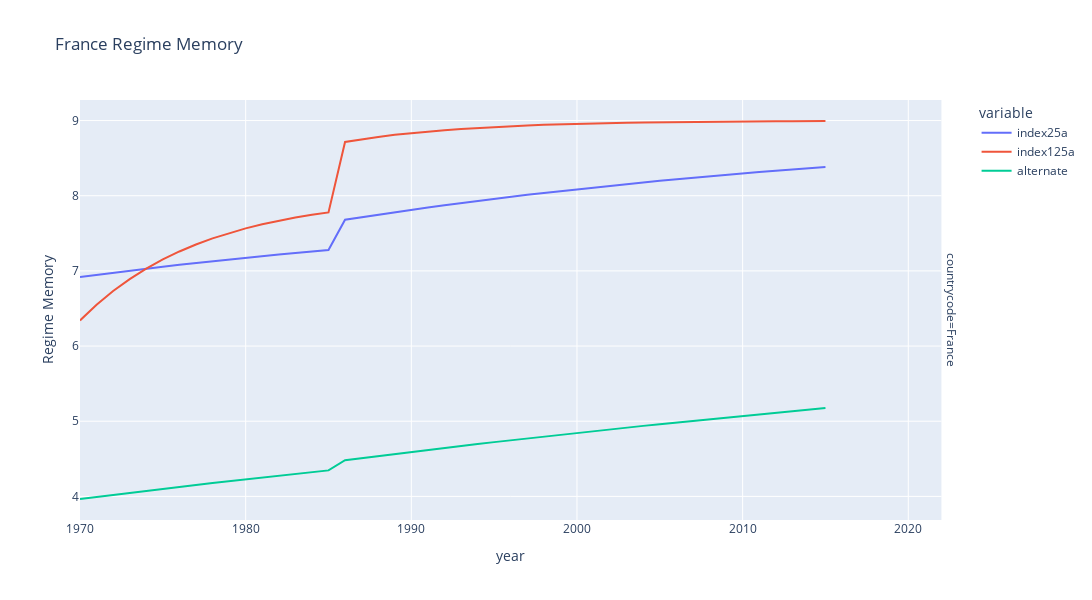

This figure's notebook cell:
### Code cell
# Criando o gráfico para a França com o Plotly
fig = px.line(data_france, x='year', y=['index25a', 'index125a', 'alternate'], 
              facet_row='countrycode', facet_row_spacing=0.05,
              labels={'index25a': '2.5% depreciation', 'index125a': '12.5% depreciation', 'alternate': 'alternate'},
              title='France Regime Memory',
              width=1400, height=600)

# Dando um update no layout
fig.update_layout(yaxis=dict(title='Regime Memory'))

# Mostando o gráfico
fig.show()

### Figure 1 — Plotly figure (JSON) as saved in the notebook; plotly's stock layout.template omitted (floating-point values rounded to 4 significant figures)
{"data": [{"hovertemplate": "variable=index25a<br>countrycode=France<br>year=%{x}<br>value=%{y}<extra></extra>", "legendgroup": "index25a", "line": {"color": "#636efa", "dash": "solid"}, "marker": {"symbol": "circle"}, "mode": "lines", "name": "index25a", "orientation": "v", "showlegend": true, "type": "scatter", "x": [1970, 1971, 1972, 1973, 1974, 1975, 1976, 1977, 1978, 1979, 1980, 1981, 1982, 1983, 1984, 1985, 1986, 1987, 1988, 1989, 1990, 1991, 1992, 1993, 1994, 1995, 1996, 1997, 1998, 1999, 2000, 2001, 2002, 2003, 2004, 2005, 2006, 2007, 2008, 2009, 2010, 2011, 2012, 2013, 2014, 2015, 2016, 2017, 2018, 2019, 2020, 2021, 2022], "xaxis": "x", "y": [6.92, 6.948, 6.977, 7.004, 7.03, 7.056, 7.081, 7.106, 7.129, 7.152, 7.175, 7.196, 7.218, 7.238, 7.258, 7.278, 7.68, 7.714, 7.748, 7.781, 7.812, 7.843, 7.873, 7.903, 7.931, 7.959, 7.986, 8.012, 8.038, 8.063, 8.087, 8.11, 8.133, 8.156, 8.177, 8.199, 8.219, 8.239, 8.259, 8.278, 8.296, 8.314, 8.332, 8.349, 8.366, 8.382, null, null, null, null, null, null, null], "yaxis": "y"}, {"hovertemplate": "variable=index125a<br>countrycode=France<br>year=%{x}<br>value=%{y}<extra></extra>", "legendgroup": "index125a", "line": {"color": "#EF553B", "dash": "solid"}, "marker": {"symbol": "circle"}, "mode": "lines", "name": "index125a", "orientation": "v", "showlegend": true, "type": "scatter", "x": [1970, 1971, 1972, 1973, 1974, 1975, 1976, 1977, 1978, 1979, 1980, 1981, 1982, 1983, 1984, 1985, 1986, 1987, 1988, 1989, 1990, 1991, 1992, 1993, 1994, 1995, 1996, 1997, 1998, 1999, 2000, 2001, 2002, 2003, 2004, 2005, 2006, 2007, 2008, 2009, 2010, 2011, 2012, 2013, 2014, 2015, 2016, 2017, 2018, 2019, 2020, 2021, 2022], "xaxis": "x", "y": [6.34, 6.549, 6.732, 6.891, 7.03, 7.152, 7.259, 7.351, 7.433, 7.504, 7.566, 7.62, 7.668, 7.709, 7.746, 7.778, 8.716, 8.752, 8.783, 8.81, 8.834, 8.854, 8.873, 8.889, 8.902, 8.915, 8.925, 8.935, 8.943, 8.95, 8.956, 8.962, 8.966, 8.971, 8.974, 8.978, 8.98, 8.983, 8.985, 8.987, 8.988, 8.99, 8.991, 8.992, 8.993, 8.994, null, null, null, null, null, null, null], "yaxis": "y"}, {"hovertemplate": "variable=alternate<br>countrycode=France<br>year=%{x}<br>value=%{y}<extra></extra>", "legendgroup": "alternate", "line": {"color": "#00cc96", "dash": "solid"}, "marker": {"symbol": "circle"}, "mode": "lines", "name": "alternate", "orientation": "v", "showlegend": true, "type": "scatter", "x": [1970, 1971, 1972, 1973, 1974, 1975, 1976, 1977, 1978, 1979, 1980, 1981, 1982, 1983, 1984, 1985, 1986, 1987, 1988, 1989, 1990, 1991, 1992, 1993, 1994, 1995, 1996, 1997, 1998, 1999, 2000, 2001, 2002, 2003, 2004, 2005, 2006, 2007, 2008, 2009, 2010, 2011, 2012, 2013, 2014, 2015, 2016, 2017, 2018, 2019, 2020, 2021, 2022], "xaxis": "x", "y": [3.965, 3.993, 4.021, 4.048, 4.074, 4.101, 4.127, 4.152, 4.178, 4.203, 4.227, 4.252, 4.276, 4.299, 4.323, 4.346, 4.481, 4.509, 4.537, 4.564, 4.591, 4.618, 4.645, 4.671, 4.696, 4.722, 4.747, 4.772, 4.797, 4.821, 4.845, 4.869, 4.892, 4.915, 4.938, 4.961, 4.983, 5.006, 5.027, 5.049, 5.071, 5.092, 5.113, 5.134, 5.154, 5.175, null, null, null, null, null, null, null], "yaxis": "y"}], "layout": {"annotations": [{"font": {}, "showarrow": false, "text": "countrycode=France", "textangle": 90, "x": 0.98, "xanchor": "left", "xref": "paper", "y": 0.5, "yanchor": "middle", "yref": "paper"}], "height": 600, "legend": {"title": {"text": "variable"}, "tracegroupgap": 0}, "title": {"text": "France Regime Memory"}, "width": 1400, "xaxis": {"anchor": "y", "domain": [0, 0.98], "title": {"text": "year"}}, "yaxis": {"anchor": "x", "domain": [0, 1], "title": {"text": "Regime Memory"}}}}
